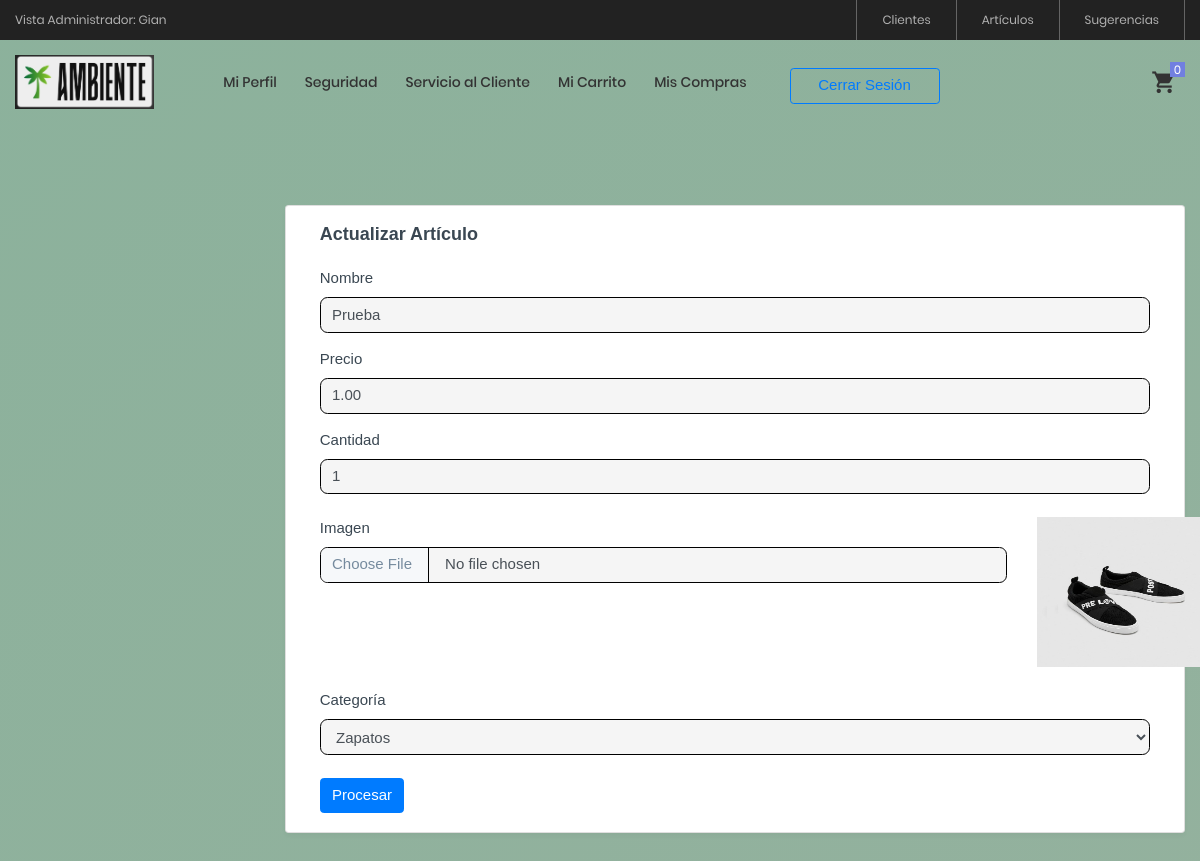
The app's page /View/Articulos/ActualizarArticulo.php?id=1 (signed in), older data.
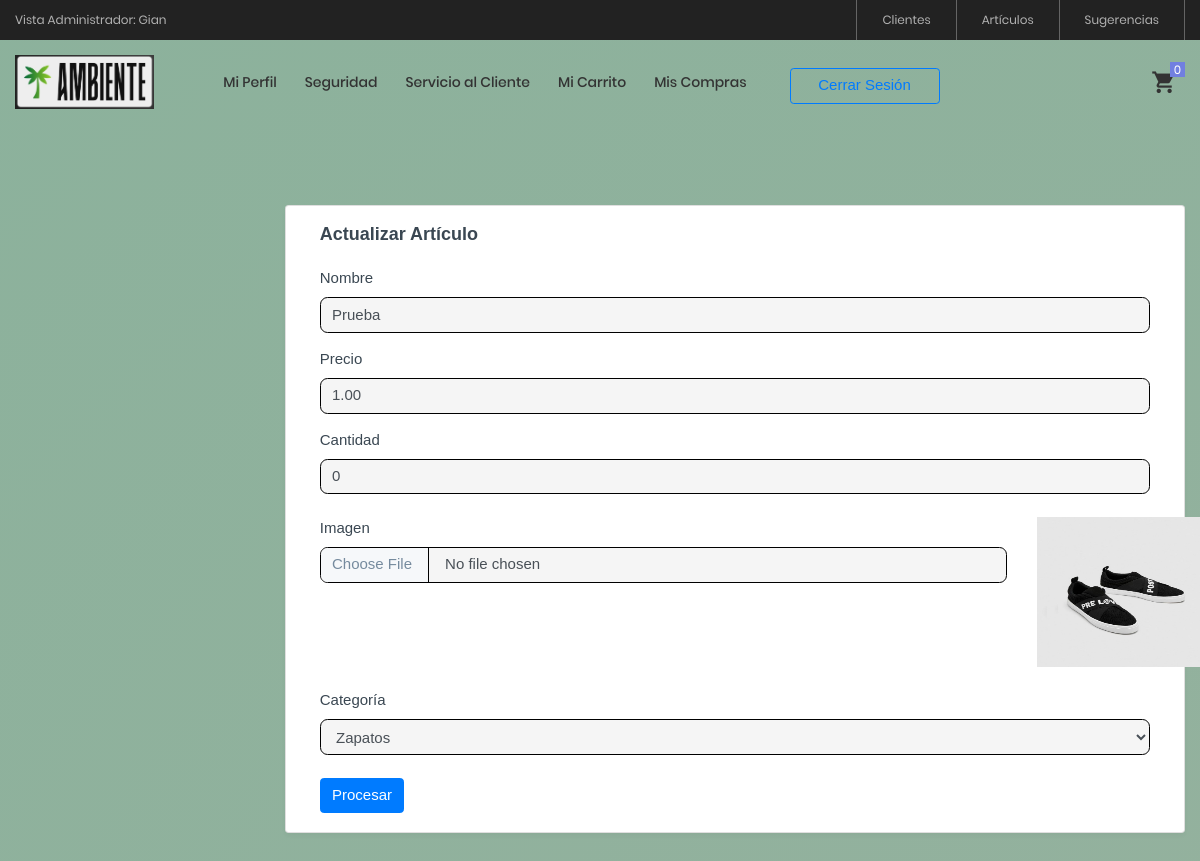
The same page, newer data.
### tables this page shows
CREATE TABLE `articulos` (
  `articuloID` int(11) NOT NULL AUTO_INCREMENT,
  `nombre` varchar(100) NOT NULL,
  `precio` decimal(10,2) NOT NULL,
  `cantidad` int(11) NOT NULL,
  `imagen` varchar(1000) NOT NULL,
  `categoriaID` int(11) NOT NULL,
  PRIMARY KEY (`articuloID`),
  KEY `categoriaID` (`categoriaID`),
  CONSTRAINT `articulos_ibfk_1` FOREIGN KEY (`categoriaID`) REFERENCES `categorias` (`categoriaID`)
);

### Model/ArticulosModel.php (called while the page is built, shortened)
<?php
function ConsultarArticuloModel($articuloID)
{
    try
    {
        $enlace = AbrirBD();
        $sentencia = "CALL ConsultarArticulo('$articuloID')";
        $resultado = $enlace -> query($sentencia);
        return $resultado;
    }
    catch(Exception $ex)
    {
        return null;
    }
}
?>

### Controller/ArticulosController.php (called while the page is built, shortened)
<?php
include_once $_SERVER["DOCUMENT_ROOT"] . '/ProyectoAmbienteWeb/Model/ArticulosModel.php';
function ConsultarArticulo($articuloID) {
    $resultado = ConsultarArticuloModel($articuloID);
    if($resultado != null && $resultado -> num_rows > 0)
    {
        return mysqli_fetch_array($resultado);
    }
    else
    {
        $_POST["txtMensaje"] = "La información del producto no se ha obtenido correctamente";
        header('location: ../../View/Articulos/consultarArticulos.php');
    }
}
?>

### View/Articulos/ActualizarArticulo.php (the view, shortened to what the changed rows need)
<?php
include_once $_SERVER["DOCUMENT_ROOT"] . '/ProyectoAmbienteWeb/View/layout.php';
include_once $_SERVER["DOCUMENT_ROOT"] . '/ProyectoAmbienteWeb/Controller/ArticulosController.php';
    $id = $_GET["id"];
    $datos = ConsultarArticulo($id);
?>
<!doctype html>
<html lang="en">
<body class="page-wrapper radial-gradient">
    <div id="main-wrapper" data-layout="vertical" data-navbarbg="skin6" data-sidebartype="full"
        data-sidebar-position="fixed" data-header-position="fixed">
        <div class="body-wrapper">
            <div class="container-fluid">
                <div class="row">
                    <div class="card">
                        <div class="card-body">
                            <form action="" method="POST" enctype="multipart/form-data">
                                <div class="mb-3">
                                    <label class="form-label">Nombre</label>
                                    <input type="text" class="form-control" id="txtNombre" name="txtNombre" value="<?php echo $datos["nombre"] ?>">
                                </div>
                                <div class="mb-3">
                                    <label class="form-label">Precio</label>
                                    <input type="text" class="form-control" id="txtPrecio" maxlength="8"
                                    onkeypress="return SoloNumeros(event)"
                                    name="txtPrecio" value="<?php echo $datos["precio"] ?>">
                                </div>
                                <div class="mb-4">
                                    <label class="form-label">Cantidad</label>
                                    <input type="text" class="form-control" id="txtCantidad" maxlength="3"
                                    onkeypress="return SoloNumeros(event)"
                                    name="txtCantidad" value="<?php echo $datos["cantidad"] ?>">
                                </div>
                                <div class="mb-4 row">
                                    <div class="col-2">
                                        <img width='175' height='150' src="<?php echo $datos["imagen"] ?>"></img>
                                    </div>
                                </div>
                            </form>
                        </div>
                    </div>
                </div>
            </div>
        </div>
    </div>
</body>
</html>

Row changes from the older to the newer data that the page shows:
changed articulos "Prueba": txtCantidad "1" → "0"
